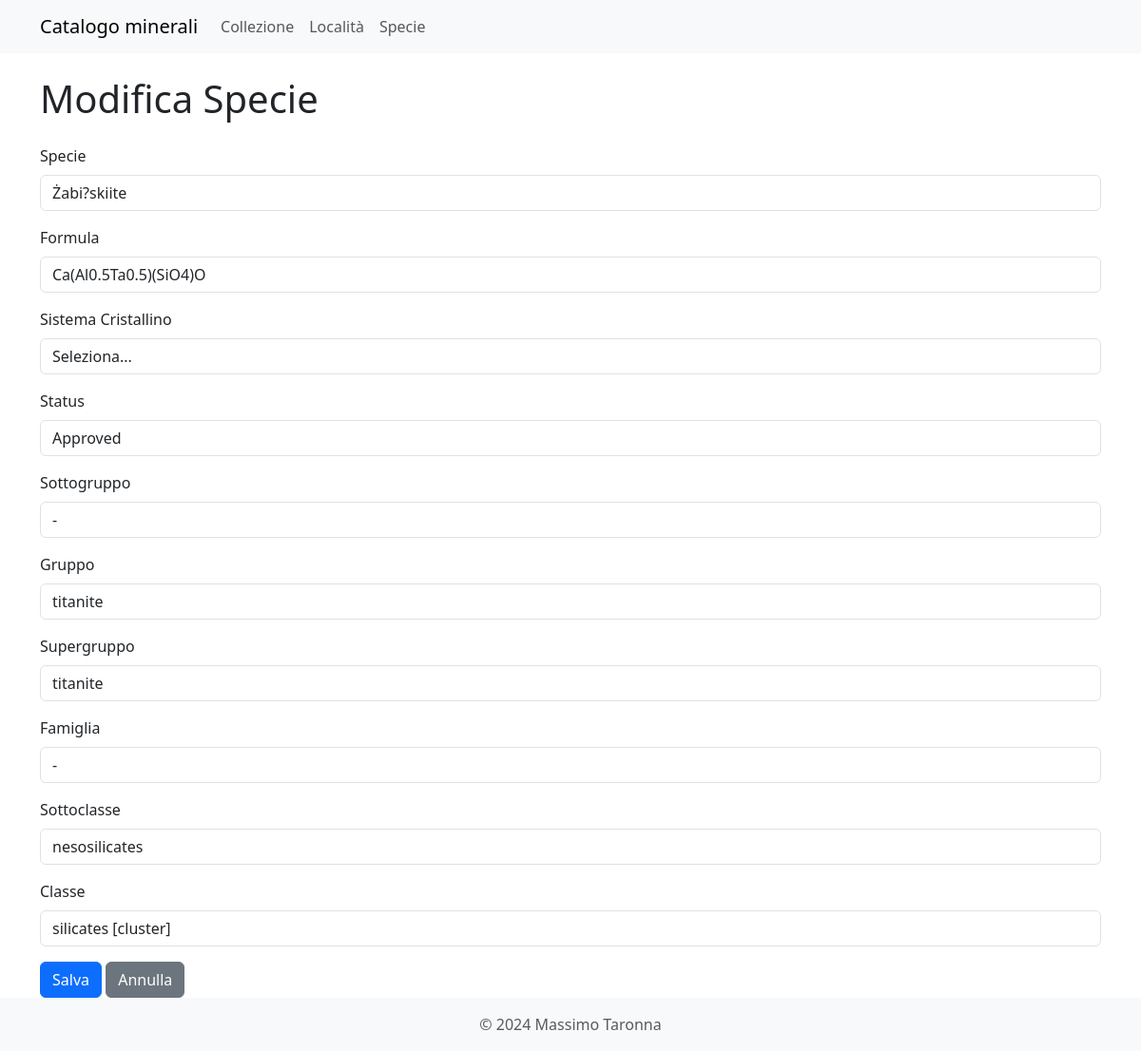
Page /specie/edit/3747 on the earlier database version.
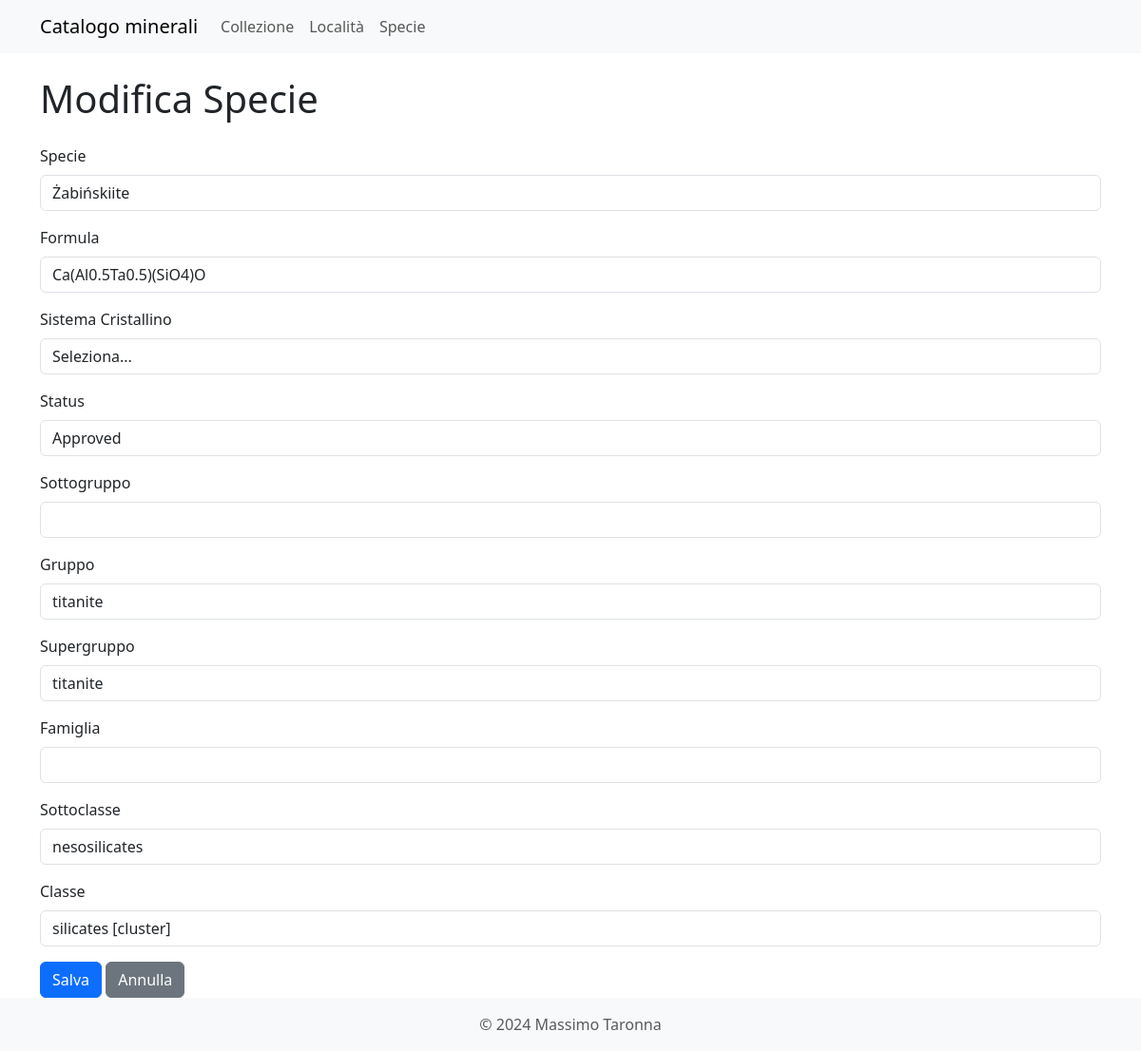
Same page on the later database version.
### models.py (models this page shows, shortened)
class Specie(db.Model, SerializerMixin):
    id = db.Column(db.Integer, primary_key=True)
    specie = db.Column(db.String(100), unique=True, nullable=False)
    formula = db.Column(db.String(255))
    sistema_xx = db.Column(db.String(50))  # Manteniamo temporaneamente questa colonna
    sistema_xx_id = db.Column(db.Integer, db.ForeignKey('sistema_xx.id', name='fk_specie_sistema_xx'))
    status = db.Column(db.String(50))
    sottogruppo = db.Column(db.String(50))
    gruppo = db.Column(db.String(100))
    supergruppo = db.Column(db.String(50))
    famiglia = db.Column(db.String(50))
    sottoclasse = db.Column(db.String(100))
    classe = db.Column(db.String(100))
    sistema_xx_rel = db.relationship('SistemaXX', back_populates='specie')
    campioni = db.relationship('Collezione', back_populates='specie_rel', lazy='dynamic')
    serialize_rules = ('-campioni', '-sistema_xx_rel')

### app.py (the view)
@app.route('/specie/edit/<int:id>', methods=['GET', 'POST'])
def edit_specie(id):
    specie = Specie.query.get_or_404(id)
    form = SpecieForm(obj=specie)
    if request.method == 'GET':
        form.sistema_xx.data = specie.sistema_xx_rel.id if specie.sistema_xx_rel else None
    if form.validate_on_submit():
        form.populate_obj(specie)
        specie.sistema_xx_rel = SistemaXX.query.get(form.sistema_xx.data)
        db.session.commit()
        flash('Specie aggiornata con successo!', 'success')
        return redirect(url_for('specie'))
    return render_template('specie_form.html', form=form, title="Modifica Specie")

### forms.py
class SpecieForm(FlaskForm):
    id = HiddenField('ID')
    specie = StringField('Specie', validators=[DataRequired()])
    formula = StringField('Formula')
    sistema_xx = SelectField('Sistema Cristallino', choices=[
        ('', 'Seleziona...'),
        ('Cubico', 'Cubico'),
        ('Tetragonale', 'Tetragonale'),
        ('Ortorombico', 'Ortorombico'),
        ('Monoclino', 'Monoclino'),
        ('Triclino', 'Triclino'),
        ('Esagonale', 'Esagonale'),
        ('Trigonale', 'Trigonale')
    ])
    status = StringField('Status')
    sottogruppo = StringField('Sottogruppo')
    gruppo = StringField('Gruppo')
    supergruppo = StringField('Supergruppo')
    famiglia = StringField('Famiglia')
    sottoclasse = StringField('Sottoclasse')
    classe = StringField('Classe')

### app.py (called while the page is built)
@app.context_processor
def inject_specie_valide():
    specie_valide_count = db.session.query(func.count(func.distinct(Collezione.specie_id))).filter(Collezione.specie_id.isnot(None)).scalar()
    return {'specie_valide': specie_valide_count}

### templates/specie_form.html (shortened to what this page needs)
{% extends "base.html" %}
{% block content %}
<h1 class="mb-4">{{ title }}</h1>
<form method="POST" action="{{ url_for('edit_specie', id=form.id.data) if form.id.data else url_for('new_specie') }}">
    <div class="mb-3">
        {{ form.specie.label(class="form-label") }}
        {{ form.specie(class="form-control") }}
    </div>
    <div class="mb-3">
        {{ form.formula.label(class="form-label") }}
        {{ form.formula(class="form-control") }}
    </div>
    <div class="mb-3">
        {{ form.sistema_xx.label(class="form-label") }}
        {{ form.sistema_xx(class="form-control") }}
    </div>
    <div class="mb-3">
        {{ form.status.label(class="form-label") }}
        {{ form.status(class="form-control") }}
    </div>
    <div class="mb-3">
        {{ form.sottogruppo.label(class="form-label") }}
        {{ form.sottogruppo(class="form-control") }}
    </div>
    <div class="mb-3">
        {{ form.gruppo.label(class="form-label") }}
        {{ form.gruppo(class="form-control") }}
    </div>
    <div class="mb-3">
        {{ form.supergruppo.label(class="form-label") }}
        {{ form.supergruppo(class="form-control") }}
    </div>
    <div class="mb-3">
        {{ form.famiglia.label(class="form-label") }}
        {{ form.famiglia(class="form-control") }}
    </div>
    <div class="mb-3">
        {{ form.sottoclasse.label(class="form-label") }}
        {{ form.sottoclasse(class="form-control") }}
    </div>
    <div class="mb-3">
        {{ form.classe.label(class="form-label") }}
        {{ form.classe(class="form-control") }}
    </div>
    <button type="submit" class="btn btn-primary">Salva</button>
    <a href="{{ url_for('specie') }}" class="btn btn-secondary">Annulla</a>
</form>
{% endblock %}

### templates/base.html (shortened to what this page needs)
<!DOCTYPE html>
<html lang="en">
<head>
    {% include 'includes/head.html' %}
</head>
<body>
    {% include 'includes/navbar.html' %}
    <div class="container mt-4">
        {% block content %}{% endblock %}
    </div>
    {% include 'includes/footer.html' %}
</body>
</html>

### templates/includes/head.html (shortened to what this page needs)
<link href="https://cdn.jsdelivr.net/npm/bootstrap@5.3.3/dist/css/bootstrap.min.css" rel="stylesheet">
<link href="{{ url_for('static', filename='styles/style.css') }}" rel="stylesheet">
<link rel="stylesheet" href="https://cdn.jsdelivr.net/npm/autocomplete.js/dist/autocomplete.min.css">

### templates/includes/navbar.html (shortened to what this page needs)
<nav class="navbar navbar-expand-lg navbar-light bg-light">
    <div class="container">
        <a class="navbar-brand" href="{{ url_for('index') }}">Catalogo minerali</a>
        <div class="collapse navbar-collapse" id="navbarNav">
            <ul class="navbar-nav">
                <li class="nav-item">
                    <a class="nav-link" href="{{ url_for('collezione') }}">Collezione</a>
                </li>
                <li class="nav-item">
                    <a class="nav-link" href="{{ url_for('localita') }}">Località</a>
                </li>
                <li class="nav-item">
                    <a class="nav-link" href="{{ url_for('specie') }}">Specie</a>
                </li>
            </ul>
        </div>
    </div>
</nav>

### templates/includes/footer.html
<footer class="footer mt-auto py-3 bg-light">
    <div class="container text-center">
        <span class="text-muted">© 2024 Massimo Taronna</span>
    </div>
</footer>

Differences in the rows shown:
changed Specie "Ca(Al0.5Ta0.5)(SiO4)O": specie "Żabi?skiite" → "Żabińskiite"; sottogruppo "-" → (not shown); famiglia "-" → (not shown)
